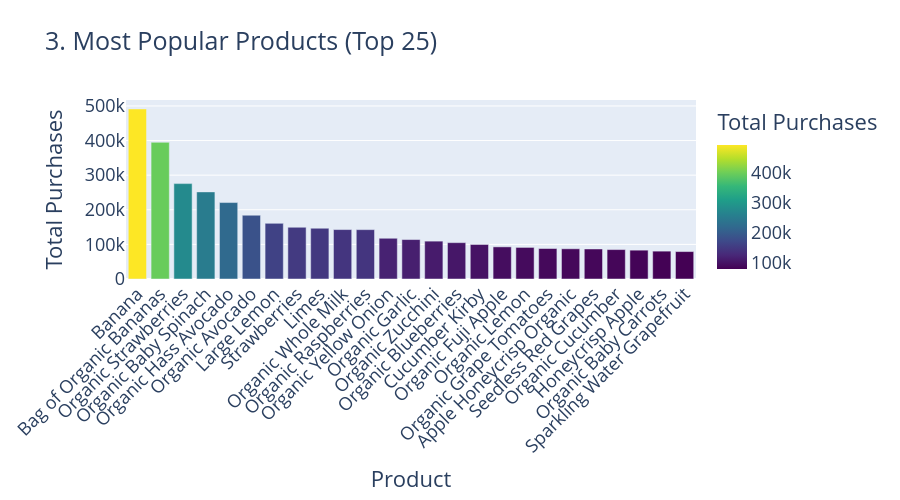

The code cell stored with this chart in its notebook:
### Code cell
print("3. Generating Top Products...")
fig3 = plot_top_products(df)
fig3.show()

### Figure 1 — Plotly figure (JSON) as saved in the notebook; plotly's stock layout.template omitted (floating-point values rounded to 4 significant figures)
{"data": [{"hovertemplate": "Product=%{x}<br>Total Purchases=%{marker.color}<extra></extra>", "legendgroup": "", "marker": {"color": [491291, 394930, 275577, 251705, 220877, 184224, 160792, 149445, 146660, 142813, 142603, 117716, 113936, 109412, 105026, 99728, 92889, 91251, 88078, 87272, 86748, 85005, 83320, 80493, 79245], "coloraxis": "coloraxis", "pattern": {"shape": ""}}, "name": "", "orientation": "v", "showlegend": false, "textposition": "auto", "type": "bar", "x": ["Banana", "Bag of Organic Bananas", "Organic Strawberries", "Organic Baby Spinach", "Organic Hass Avocado", "Organic Avocado", "Large Lemon", "Strawberries", "Limes", "Organic Whole Milk", "Organic Raspberries", "Organic Yellow Onion", "Organic Garlic", "Organic Zucchini", "Organic Blueberries", "Cucumber Kirby", "Organic Fuji Apple", "Organic Lemon", "Organic Grape Tomatoes", "Apple Honeycrisp Organic", "Seedless Red Grapes", "Organic Cucumber", "Honeycrisp Apple", "Organic Baby Carrots", "Sparkling Water Grapefruit"], "xaxis": "x", "y": [491291, 394930, 275577, 251705, 220877, 184224, 160792, 149445, 146660, 142813, 142603, 117716, 113936, 109412, 105026, 99728, 92889, 91251, 88078, 87272, 86748, 85005, 83320, 80493, 79245], "yaxis": "y"}], "layout": {"barmode": "relative", "coloraxis": {"colorbar": {"title": {"text": "Total Purchases"}}, "colorscale": [[0, "#440154"], [0.1111, "#482878"], [0.2222, "#3e4989"], [0.3333, "#31688e"], [0.4444, "#26828e"], [0.5556, "#1f9e89"], [0.6667, "#35b779"], [0.7778, "#6ece58"], [0.8889, "#b5de2b"], [1, "#fde725"]]}, "font": {"size": 18}, "height": 500, "legend": {"tracegroupgap": 0}, "title": {"text": "3. Most Popular Products (Top 25)"}, "xaxis": {"anchor": "y", "domain": [0, 1], "tickangle": -45, "title": {"text": "Product"}}, "yaxis": {"anchor": "x", "domain": [0, 1], "title": {"text": "Total Purchases"}}}}
